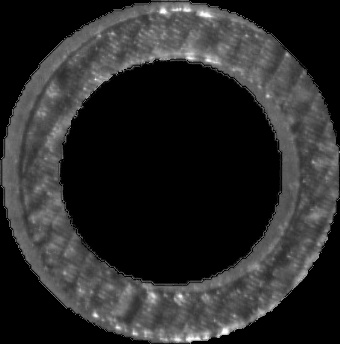
#> input picture data/circle_picture_original/trail1/trail10_03/layer_49.jpg, 340 x 344 px; its folder holds only this picture in this run
$ python glcm.py
#> lines starting #> are read from the running program, lines starting #| are printed output that depends on the picture
import argparse
import cv2 as cv
import numpy as np
import constant as const
import os
import openpyxl
import glob

class GLCM:
    '''
    Parameters
    ----------
    img: array_like, shape=(h,w), dtype=np.uint32
        input image
    vmin: int
        minimum value of input image
    vmax: int
        maximum value of input image
    levels: int
        number of grey-levels of GLCM
    distance: float
        pixel pair distance offsets [pixel] (1.0, 2.0, and etc.)
    angle: float
        pixel pair angles [degree] (0.0, 30.0, 45.0, 90.0, and etc.)
    '''
    def __init__(self, img, vmin=0, vmax=255, levels=8,
                 distance=1.0, angle=0.0):
        self.__img = img
        self.__vmin = vmin
        self.__vmax = vmax
        self.__levels = levels
        self.__distance = distance
        self.__angle = angle
        self.__glcm = self.__get_glcm()
        # may used to compute other features
        self.__feature = {feature: None for feature
                          in ['mean_x', 'mean_y', 'variance_x', 'variance_y']}

    # compute gray-level co-occurrence matrix
    def __get_glcm(self):
        h, w = self.__img.shape
        # digitize
        bins = np.linspace(self.__vmin, self.__vmax + 1, self.__levels + 1)
        gl1 = np.digitize(img, bins) - 1

        # make shifted image
        dx = self.__distance * np.cos(np.deg2rad(self.__angle))
        dy = self.__distance * np.sin(np.deg2rad(-self.__angle))
        mat = np.array([[1.0, 0.0, -dx], [0.0, 1.0, -dy]], dtype=np.float32)
        gl2 = cv.warpAffine(gl1, mat, (w, h), flags=cv.INTER_NEAREST,
                            borderMode=cv.BORDER_REPLICATE)

        # make glcm
        glcm = np.zeros((self.__levels, self.__levels), dtype=np.uint32)

        for i in range(self.__levels):
            for j in range(self.__levels):
                mask = ((gl1 == i) & (gl2 == j))
                glcm[i, j] = mask.sum()

        # eliminate the affect of background
        glcm[:, 0] = 0
        glcm[0, :] = 0
        # normalize
        return glcm / glcm.sum()

    # compute joint mean feature
    def compute_mean(self):
        mean_x = 0
        mean_y = 0

        for i in range(self.__levels):
            for j in range(self.__levels):
                mean_x += self.__glcm[i, j] * i
                mean_y += self.__glcm[i, j] * j

        self.__feature['mean_x'] = mean_x
        self.__feature['mean_y'] = mean_y
        return mean_x, mean_y

    # compute variance feature
    def compute_variance(self):
        if self.__feature['mean_x'] is None or \
           self.__feature['mean_y'] is None:
            self.compute_mean()

        variance_x = 0
        variance_y = 0

        for i in range(self.__levels):
            for j in range(self.__levels):
                variance_x += \
                    self.__glcm[i, j] * ((i - self.__feature['mean_x']) ** 2)
                variance_y += \
                    self.__glcm[i, j] * ((i - self.__feature['mean_y']) ** 2)

        self.__feature['variance_x'] = variance_x
        self.__feature['variance_y'] = variance_y
        return variance_x, variance_y

    # compute standard deviation feature
    def compute_standard_deviation(self):
        if self.__feature['variance_x'] is None or \
           self.__feature['variance_y'] is None:
            self.compute_variance()
        return np.sqrt(variance_x), np.sqrt(variance_y)

    # compute cluster prominence feature
    # [45 lines left out: functions compute_cluster_prominence, compute_cluster_shade, compute_cluster_tendency, not called in this run]

    # compute autocorrelation feature
    def compute_autocorrelation(self):
        autocorrelation = 0
        for i in range(self.__levels):
            for j in range(self.__levels):
                autocorrelation += self.__glcm[i, j] * i * j
        return autocorrelation

    # compute correlation feature
    def compute_correlation(self):
        if self.__feature['variance_x'] is None or \
           self.__feature['variance_y'] is None:
            self.compute_variance()

        correlation = 0
        mean_x = self.__feature['mean_x']
        mean_y = self.__feature['mean_y']
        variance_x = self.__feature['variance_x']
        variance_y = self.__feature['variance_y']

        for i in range(self.__levels):
            for j in range(self.__levels):
                tmp = self.__glcm[i, j] * (i - mean_x) * (j - mean_y)
                correlation += tmp / np.sqrt(variance_x * variance_y)
        return correlation

    # compute dissimilarity feature
    def compute_dissimilarity(self):
        dissimilarity = 0
        for i in range(self.__levels):
            for j in range(self.__levels):
                dissimilarity += self.__glcm[i, j] * np.abs(i - j)
        return dissimilarity

    # compute energy feature
    def compute_energy(self):
        energy = 0
        for i in range(self.__levels):
            for j in range(self.__levels):
                energy += self.__glcm[i, j] ** 2
        return energy

    # compute entropy feature
    def compute_entropy(self):
        entropy = 0
        for i in range(self.__levels):
            for j in range(self.__levels):
                if self.__glcm[i, j]:
                    entropy += -np.log(self.__glcm[i, j]) * self.__glcm[i, j]
        return entropy

    # compute contrast feature
    def compute_contrast(self):
        contrast = 0
        for i in range(self.__levels):
            for j in range(self.__levels):
                contrast += self.__glcm[i, j] * ((i - j) ** 2)
        return contrast

    # compute inverse differential moment (IDM) feature
    def compute_idm(self):
        idm = 0
        for i in range(self.__levels):
            for j in range(self.__levels):
                idm += self.__glcm[i, j] / (1 + (i - j) ** 2)
        return idm

# store data into excel (row direction)
def store_row_data(sheet, datas, base_row, base_col):
#> called with base_row = 1, base_col = 1
    for col, data in zip(range(base_col, base_col + len(datas)), datas):
        sheet.cell(base_row, col).value = data


if __name__ == '__main__':
    parser = argparse.ArgumentParser()
    parser.add_argument('--src',
                        default='./data/circle_picture_original/trail1/',
                        help='source image path')
    parser.add_argument('--xlsx',
                        default='test.xlsx',
                        help='xlsx filename')
    args = parser.parse_args()

    if not args.src:
        raise AssertionError('Source path not found!!')

    item_list = os.listdir(args.src)
    item_list = sorted([i for i in item_list])
    item_list = [args.src + i + '/' for i in item_list]
    item_num = len(item_list)

    wb = openpyxl.Workbook()
    for i in range(item_num):
        layer_list = list(
            enumerate(glob.glob(os.path.join(item_list[i], "*.jpg"))))
        layer_list = sorted([i[1] for i in layer_list])
        layer_num = len(layer_list)

        sheet = wb.create_sheet('trail' + str(int((i/5)+1))+'_0'+str(int(i%5)+1))
        # store label
        store_row_data(sheet, const.layer_label + const.feature, 1, 1)

        for j in range(layer_num):
            img = cv.imread(layer_list[j])
#> img is the input picture: shape (344, 340, 3); min 0, max 255, mean 41.3
            img = cv.cvtColor(img, cv.COLOR_BGR2GRAY)
#> img: shape (344, 340)
            feature = {feature: 0 for feature in const.feature}

            for z in [0, 45, 90, 135]:
                glcm = GLCM(img, distance=1, angle=z, levels=8)

                mean_x, mean_y = glcm.compute_mean()
                feature['mean_x'] += mean_x
                feature['mean_y'] += mean_y

                variance_x, variance_y = glcm.compute_variance()
                feature['variance_x'] += variance_x
                feature['variance_y'] += variance_y

                standard_deviation_x, standard_deviation_y = \
                    glcm.compute_standard_deviation()
                feature['standard_deviation_x'] += standard_deviation_x
                feature['standard_deviation_y'] += standard_deviation_y

                feature['contrast'] += glcm.compute_contrast()
                feature['autocorrelation'] += glcm.compute_autocorrelation()
                feature['correlation'] += glcm.compute_correlation()
                feature['dissimilarity'] += glcm.compute_dissimilarity()
                feature['energy'] += glcm.compute_energy()
                feature['entropy'] += glcm.compute_entropy()
                feature['idm'] += glcm.compute_idm()
#> this loop made 4 passes
#> (standard_deviation_x, standard_deviation_y) on passes 1 to 4: (0.823, 0.823), (0.823, 0.823), (0.826, 0.826), (0.826, 0.826)
#> pass 1, in __get_glcm, `gl1 = np.digitize(img, bins) - 1`:
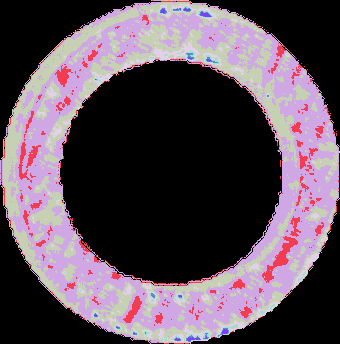
#> gl1: shape (344, 340) int64; 8 distinct labels, from 0 to 7; one colour per label, 0 black
#> pass 1, in __get_glcm, `gl2 = cv.warpAffine(gl1, mat, (w, h), flags=cv.INTER_NEAREST, borderMo..`:
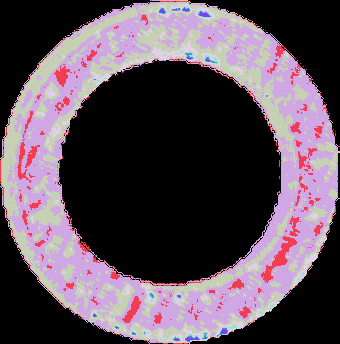
#> gl2: shape (344, 340) int32; 8 distinct labels, from 0 to 7; one colour per label, 0 black
#> pass 2, in __get_glcm (call 2), `gl2 = cv.warpAffine(gl1, mat, (w, h), flags=cv.INTER_NEAREST, borderMo..`:
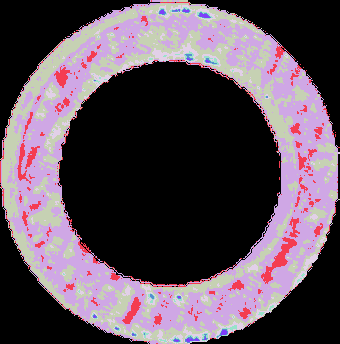
#> gl2: shape (344, 340) int32; 8 distinct labels, from 0 to 7; one colour per label, 0 black
#> pass 3, in __get_glcm (call 3), `gl2 = cv.warpAffine(gl1, mat, (w, h), flags=cv.INTER_NEAREST, borderMo..`:
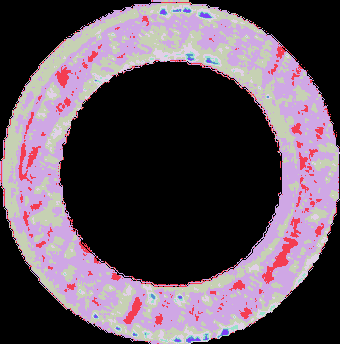
#> gl2: shape (344, 340) int32; 8 distinct labels, from 0 to 7; one colour per label, 0 black
#> after the loop, feature = 13 items

            for key, value in feature.items():
                feature[key] = value / 4
#> this loop made 13 passes
#> (key, value) on passes 1 to 12: ('energy', 1.07), ('entropy', 7.23), ('contrast', 1.08), ('idm', 3.53), ('autocorrelation', 25.72), ('mean_x', 9.71), ('mean_y', 9.7), ('variance_x', 2.72), ('variance_y', 2.72), ('standard_deviation_x', 3.3), ('standard_deviation_y', 3.3), ('correlation', 3.2)

            # store feature into excel
            store_row_data(sheet, [j + 1], j + 2, 1)
            datas = [feature[key] for key in feature.keys()]
#> datas = [0.266, 1.81, 0.269, 0.883, 6.43, 2.43, 2.42, 0.68, 0.68, 0.824, 0.824, 0.8, 0.239]
            store_row_data(sheet, datas, j + 2, 2)
            wb.save(args.xlsx)
            print('finish layer: ', j + 1)

        print('finish item: ', i + 1)
#> pass 2 of the loop `for i in range(item_num):`:
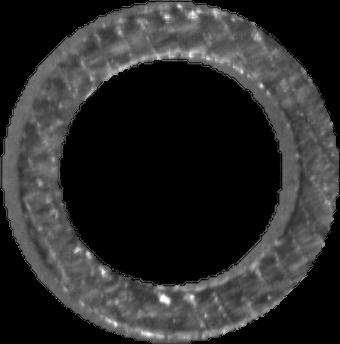
#> input picture data/circle_picture_original/trail1/trail10_04/layer_41.jpg, 340 x 344 px
#> img is the input picture: shape (344, 340, 3); min 0, max 255, mean 42.5
#> img: shape (344, 340)
#> the loop `for z in [0, 45, 90, 135]:` made 4 passes
#> (standard_deviation_x, standard_deviation_y) on passes 1 to 4: (0.793, 0.793), (0.792, 0.792), (0.795, 0.795), (0.795, 0.795)
#> pass 1, in __get_glcm (call 5), `gl2 = cv.warpAffine(gl1, mat, (w, h), flags=cv.INTER_NEAREST, borderMo..`:
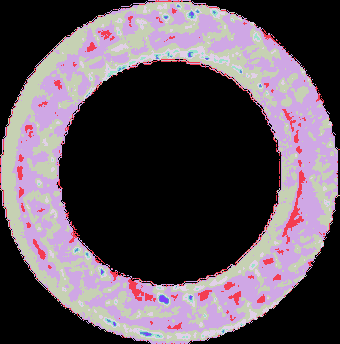
#> gl2: shape (344, 340) int32; 8 distinct labels, from 0 to 7; one colour per label, 0 black
#> pass 3, in __get_glcm (call 7), `gl2 = cv.warpAffine(gl1, mat, (w, h), flags=cv.INTER_NEAREST, borderMo..`:
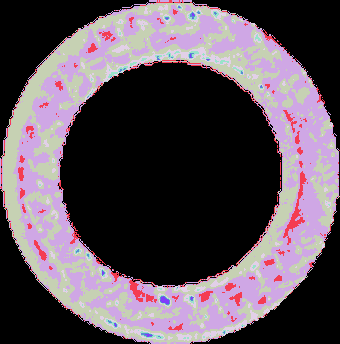
#> gl2: shape (344, 340) int32; 8 distinct labels, from 0 to 7; one colour per label, 0 black
#> the loop `for key, value in feature.items():` made 13 passes
#> (key, value) on passes 1 to 8: ('energy', 1.07), ('entropy', 7.1), ('contrast', 1.03), ('idm', 3.55), ('autocorrelation', 27.25), ('mean_x', 10.05), ('mean_y', 10.05), ('variance_x', 2.52)
#> datas = [0.267, 1.77, 0.257, 0.888, 6.81, 2.51, 2.51, 0.63, 0.63, 0.794, 0.794, 0.795, 0.229]
#> pass 3 of the loop `for i in range(item_num):`:
#> layer_list = 1 item
#> layer_num = 1
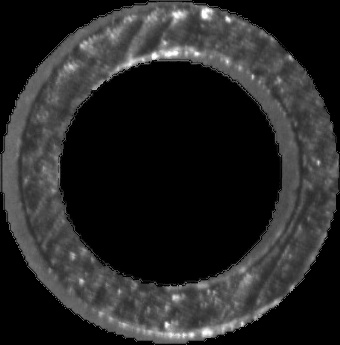
#> input picture data/circle_picture_original/trail1/trail10_05/layer_59.jpg, 340 x 345 px
#> img is the input picture: shape (345, 340, 3); min 0, max 255, mean 38.2
#> img: shape (345, 340)
#> the loop `for z in [0, 45, 90, 135]:` made 4 passes
#> (standard_deviation_x, standard_deviation_y) on passes 1 to 4: (0.914, 0.914), (0.915, 0.915), (0.916, 0.916), (0.916, 0.916)
#> pass 1, in __get_glcm (call 13), `gl2 = cv.warpAffine(gl1, mat, (w, h), flags=cv.INTER_NEAREST, borderMo..`:
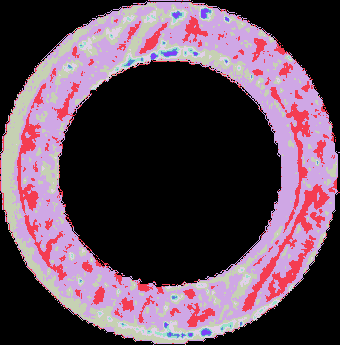
#> gl2: shape (345, 340) int32; 8 distinct labels, from 0 to 7; one colour per label, 0 black
#> pass 3, in __get_glcm (call 15), `gl2 = cv.warpAffine(gl1, mat, (w, h), flags=cv.INTER_NEAREST, borderMo..`:
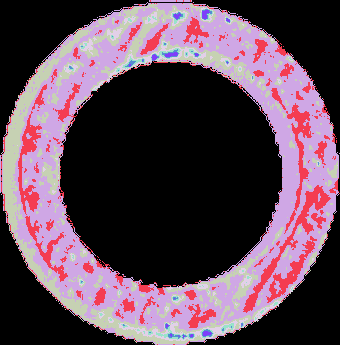
#> gl2: shape (345, 340) int32; 8 distinct labels, from 0 to 7; one colour per label, 0 black
#| finish layer:  1
